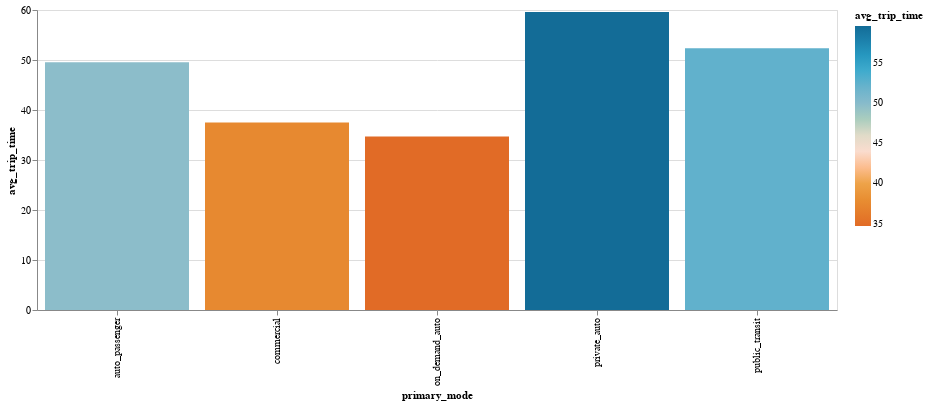

Here is the notebook cell this chart was saved with:
### Code cell
chart = (
        alt.Chart(trips)
        .mark_bar()
        .encode(
            x=alt.X("primary_mode"),
            y=alt.Y("avg_trip_time"),
            color=alt.Color("avg_trip_time", scale=alt.Scale(range = cp.CALITP_DIVERGING_COLORS,))
            )
      .properties(
    width=800,
    height=300)
        )
chart

### Figure 1 — Vega-Lite specification as saved in the notebook (floating-point values rounded to 4 significant figures)
{"config": {"view": {"continuousWidth": 300, "continuousHeight": 300}}, "data": {"name": "data-5ebbbb8d3f3ea3fc2a2c0aba4ca6c486"}, "mark": {"type": "bar"}, "encoding": {"color": {"field": "avg_trip_time", "scale": {"range": ["#E16B26", "#EB9F3C", "#f6e7e1", "#8CBCCB", "#2EA8CE", "#136C97"]}, "type": "quantitative"}, "x": {"field": "primary_mode", "type": "nominal"}, "y": {"field": "avg_trip_time", "type": "quantitative"}}, "height": 300, "width": 800, "$schema": "https://vega.github.io/schema/vega-lite/v5.14.1.json", "datasets": {"data-5ebbbb8d3f3ea3fc2a2c0aba4ca6c486": [{"primary_mode": "auto_passenger", "avg_trip_time": 49.56, "number_trips": 391291}, {"primary_mode": "commercial", "avg_trip_time": 37.51, "number_trips": 11897}, {"primary_mode": "on_demand_auto", "avg_trip_time": 34.72, "number_trips": 26953}, {"primary_mode": "private_auto", "avg_trip_time": 59.58, "number_trips": 238690}, {"primary_mode": "public_transit", "avg_trip_time": 52.36, "number_trips": 6033}]}}
